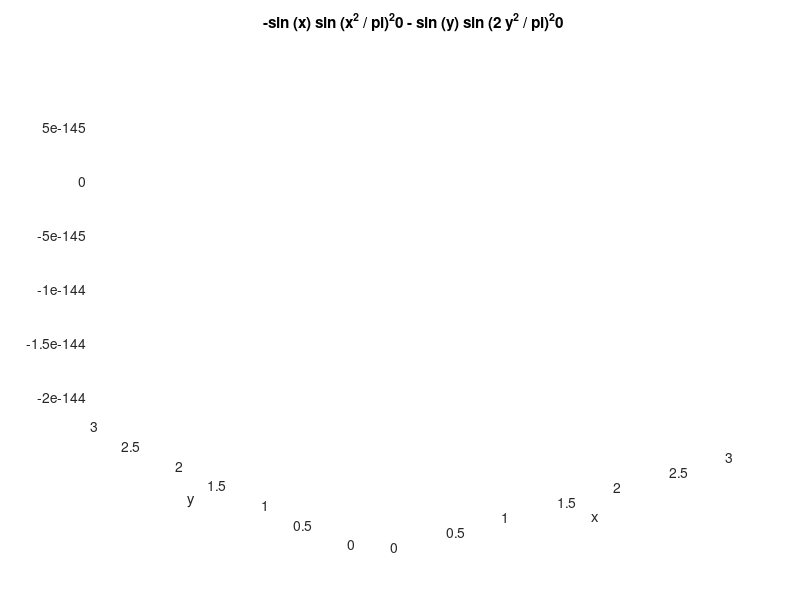

This chart was generated by the following MATLAB code:
function Bump2()
clear, clf, 
x=[0:0.001:pi];
y=[0:0.001:pi];
z=@(x,y) -sin(x)*sin(x^2/pi)^20-sin(y)*sin(2*y^2/pi)^20;
ezmeshc(z,[0,pi],100);